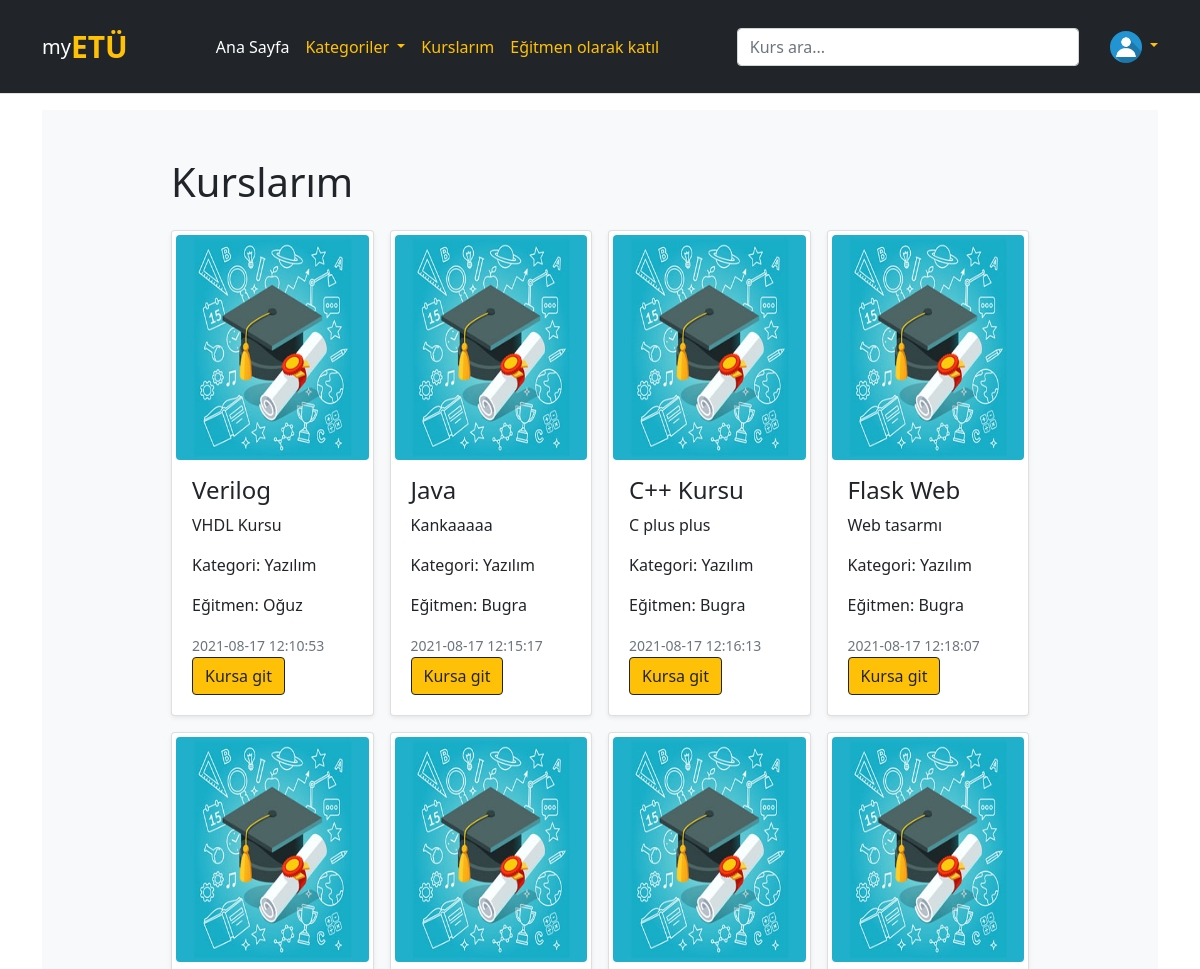
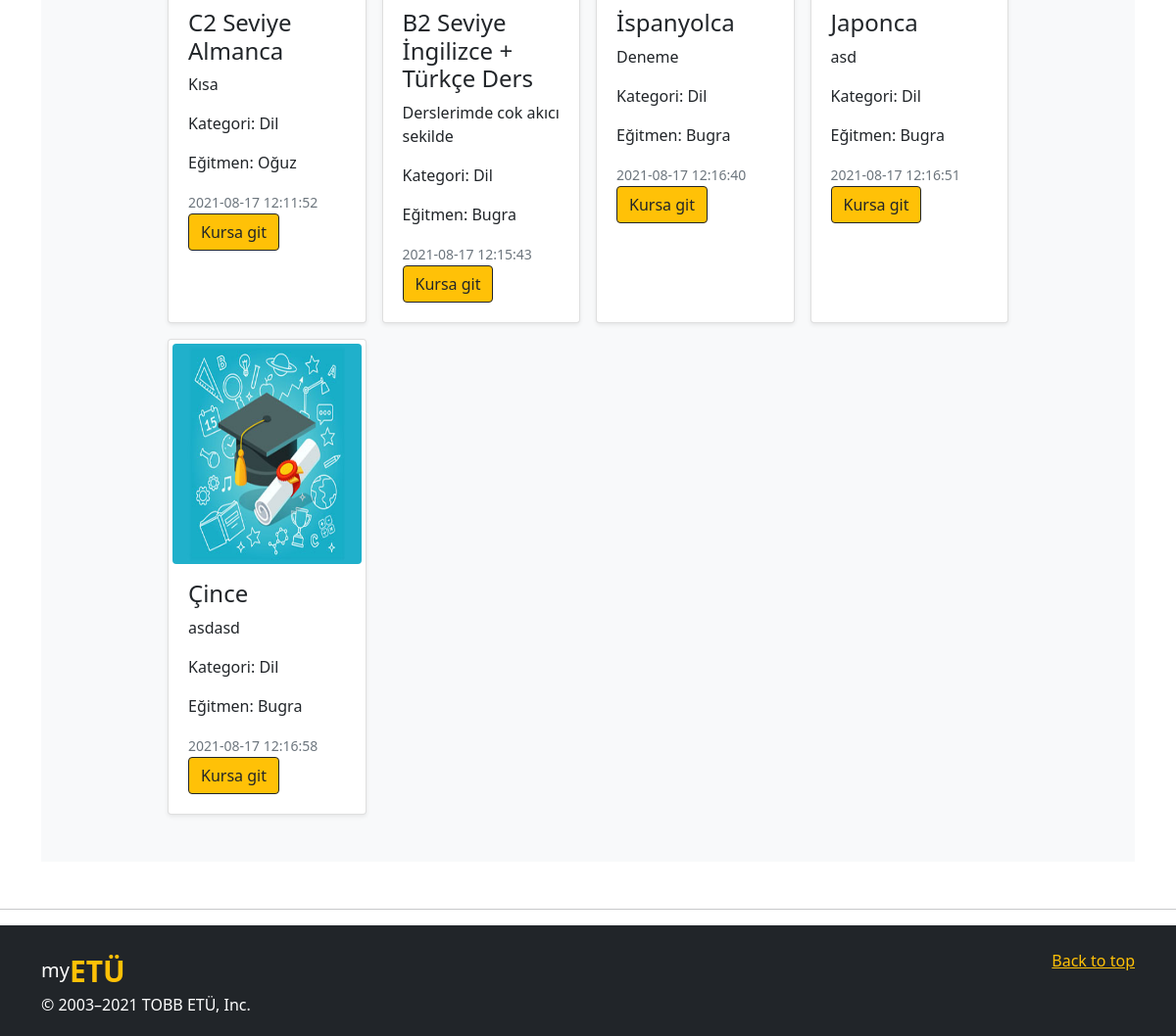
/kurslarım (signed in), run on the app's committed database (2 pictures, top to bottom).
### website/models.py (models this page shows, shortened)
class User(db.Model, UserMixin):
    id = db.Column(db.Integer, primary_key=True, nullable=False)
    email = db.Column(db.String(150), unique=True, nullable=False)
    password = db.Column(db.String(150), nullable=False)
    first_name = db.Column(db.String(50), nullable=False)
    last_name = db.Column(db.String(50), nullable=False)
    date = db.Column(db.DateTime(timezone=True), default=func.now())
    role = db.Column(db.Integer, default = 0)
    unvan = db.Column(db.String(40))
    adres = db.Column(db.String(50))
    telefon = db.Column(db.String(12))
    github = db.Column(db.String(40))
    twitter = db.Column(db.String(40))
    instagram = db.Column(db.String(40))
    linkedin = db.Column(db.String(40))
    subscriptions = db.relationship('Kurs', secondary = 'subs', backref = db.backref('subscribers', lazy = 'dynamic'))
    kurs_yorumlar = db.relationship('KursYorum')
    ders_yorumlar = db.relationship('DersYorum')
    image_file = db.Column(db.String(20), nullable=False, default='default.jpg')

class Kurs(db.Model):
    id = db.Column(db.Integer, primary_key=True)
    isim = db.Column(db.String(200))
    kategori = db.Column(db.String(200))
    date = db.Column(db.DateTime(timezone=True), default=func.now())
    kisa_aciklama = db.Column(db.String(100), nullable = True)
    uzun_aciklama = db.Column(db.String(2000), nullable = True)
    dersler = db.relationship('Ders')
    yorumlar = db.relationship('KursYorum')
    egitmen_id = db.Column(db.Integer, db.ForeignKey('egitmen.id'))
    image_file = db.Column(db.String(20), nullable=False, default='default.jpg')

### website/views.py (the view)
@views.route('/kurslarım', methods=['GET', 'POST'])
@login_required
def kurslarim():
    if request.method == 'POST':
        looking_for = request.form.get('arama')
        if looking_for:
            return redirect(url_for('views.arama', looking_for = looking_for))
    kurslarim = current_user.subscriptions
    egitmenler = []
    for kurs in kurslarim:
        egitmen = User.query.filter_by(id=kurs.egitmen_id).first()
        egitmenler.append(egitmen)
    egitmenler = list(dict.fromkeys(egitmenler))
    return render_template("kurslarım.html", user=current_user, kurslar = kurslarim, egitmenler = egitmenler)

### website/__init__.py (called while the page is built)
@login_manager.user_loader
def load_user(id):
    return User.query.get(int(id))

### website/templates/kurslarım.html
{% extends "temel.html" %} {% block title %}Hesap{% endblock %} {% block content
    %}
    <main>
        <div class="album py-5 bg-light">
            <div class="container">
                <div class="row">
                <div class="col-sm-1">
                </div>
                <div class="col-sm-10">
                    <div class="container">
                        <h1 class="fw-light text-dark">Kurslarım</h1>
                        <div class="row row-cols-1 row-cols-sm-2 row-cols-md-3 row-cols-lg-4 g-3 mt-2">
                            {% for kurs in kurslar %}
                            <div class="col">
                                <div class="card p-1 h-100 shadow-sm">
                                    <img class="rounded" src="static/kurs_pics/{{kurs.image_file}}" alt="{{kurs.isim}}"
                                    class="rounded-rect" width="100%" height="225" >
                                    <div class="card-body">
                                            <h4>{{kurs.isim}}</h4>
                                            <p class="card-text">{{kurs.kisa_aciklama}}</p>
                                            <p class="card-text">Kategori: {{kurs.kategori}}</p>
                                            {% for egitmen in egitmenler %}
                                            {% if egitmen.id == kurs.egitmen_id %}
                                            <p>Eğitmen: {{egitmen.first_name}}</p>
                                            {% endif %}
                                            {% endfor %}
                                            <small class="text-muted">{{kurs.date}}</small>
                                        <div class="d-flex justify-content-between align-items-center">
                                            <a href="kurs_profil/{{kurs.id}}" type="button" class="btn btn-outline-dark btn-warning">Kursa git</a>
                                        </div>
                                    </div>
                                </div>
                            </div>
                            {% endfor %}
                        </div>
                    </div>
                </div>
                <div class="col-sm-1">
                </div>
            </div>
        </div>
        </div>
    </main>
    {% endblock %}

### website/templates/temel.html (shortened to what this page needs)
<!DOCTYPE html>
<html>
<head>
    <link rel="stylesheet" href="https://stackpath.bootstrapcdn.com/bootstrap/4.4.1/css/bootstrap.min.css"
 />
    <link rel="stylesheet" href="https://stackpath.bootstrapcdn.com/font-awesome/4.7.0/css/font-awesome.min.css"
 />
    <link href="https://cdn.jsdelivr.net/npm/bootstrap@5.0.2/dist/css/bootstrap.min.css" rel="stylesheet"
>
</head>
<body>
    <header class="p-4 mb-3 border-bottom bg-dark text-white">
        <div class="container">
            <div class="d-flex flex-wrap align-items-center justify-content-center justify-content-lg-start">
                <a href="/" style="font-size: 20px;"
                    class="d-flex align-items-center mb-2 mb-lg-0 text-white text-decoration-none">my<span
                        style="font-weight: bold; font-size: 30px;" class="text-warning">ETÜ</span></a>
                <ul class=" text-warning nav col-12 col-lg-auto me-lg-auto mb-2 justify-content-center mb-md-0">
                    <li><a href="/" class="nav-link px-2 text-white">Ana Sayfa</a></li>
                    <li class="dropdown"><a class="dropdown-toggle nav-link px-2 text-warning" data-toggle="dropdown" href="#">Kategoriler </a>
                    </li>
                    <li><a href="/kurslarım" class="nav-link px-2 text-warning">Kurslarım</a></li>
                    {% if current_user.role == 0 %}
                    <li><a href="/egitmen_ol" class="nav-link px-2 text-warning">Eğitmen olarak katıl</a></li>
                    {% else %}
                    <li><a href="/egitmenkurslari" class="nav-link px-2 text-warning">Yayınlanan Kurslar</a></li>
                    {% endif %}
                </ul>
                <form class="col-12 col-lg-4 mb-3 mb-lg-0 me-lg-3" method="POST">
                    <input type="search" class="form-control form-control-dark" placeholder="Kurs ara..."
                        aria-label="Search" name=arama id=arama>
                </form>
                <div class="dropdown text-right">
                    <a href="#" class="d-block link-warning text-decoration-none dropdown-toggle " id="dropdownUser1"
                        data-bs-toggle="dropdown" aria-expanded="false">
                        <img src="../static/profile_pics/{{current_user.image_file}}" alt="mdo" width="32" height="32"
                            class="rounded-circle">
                    </a>
                </div>
            </div>
        </div>
    </header>
    <div class="container">{% block content %} {% endblock %}</div>
    <hr class="featurette-divider bg-dark mt-5">
    <div class="bg-dark pt-4 pb-1  ">
        <footer class="container bg-dark ">
            <p class="float-end"><a class="text-warning" href="#">Back to top</a></p>
            <a href="/" style="font-size: 20px;"
                class="d-flex align-items-center mb-2 mb-lg-0 text-white text-decoration-none">my<span
                    style="font-weight: bold; font-size: 30px;" class="text-warning">ETÜ</span></a>
            <p class="text-white">&copy; 2003–2021 TOBB ETÜ, Inc.</p>
        </footer>
    </div>
</body>

### data on the page
User: image_file (placeholder picture)
Kurs: image_file (placeholder picture), isim "Verilog", kisa_aciklama "VHDL Kursu", kategori "Yazılım", date "2021-08-17 12:10:53"
User: first_name "Oğuz"
Kurs: image_file (placeholder picture), isim "Java", kisa_aciklama "Kankaaaaa", kategori "Yazılım", date "2021-08-17 12:15:17"
User: first_name "Bugra"
Kurs: image_file (placeholder picture), isim "C++ Kursu", kisa_aciklama "C plus plus", kategori "Yazılım", date "2021-08-17 12:16:13"
Kurs: image_file (placeholder picture), isim "Flask Web", kisa_aciklama "Web tasarmı", kategori "Yazılım", date "2021-08-17 12:18:07"
Kurs: image_file (placeholder picture), isim "C2 Seviye Almanca", kisa_aciklama "Kısa", kategori "Dil", date "2021-08-17 12:11:52"
Kurs: image_file (placeholder picture), isim "B2 Seviye İngilizce + Türkçe Ders", kisa_aciklama "Derslerimde cok akıcı sekilde", kategori "Dil", date "2021-08-17 12:15:43"
Kurs: image_file (placeholder picture), isim "İspanyolca", kisa_aciklama "Deneme", kategori "Dil", date "2021-08-17 12:16:40"
Kurs: image_file (placeholder picture), isim "Japonca", kisa_aciklama "asd", kategori "Dil", date "2021-08-17 12:16:51"
Kurs: image_file (placeholder picture), isim "Çince", kisa_aciklama "asdasd", kategori "Dil", date "2021-08-17 12:16:58"
